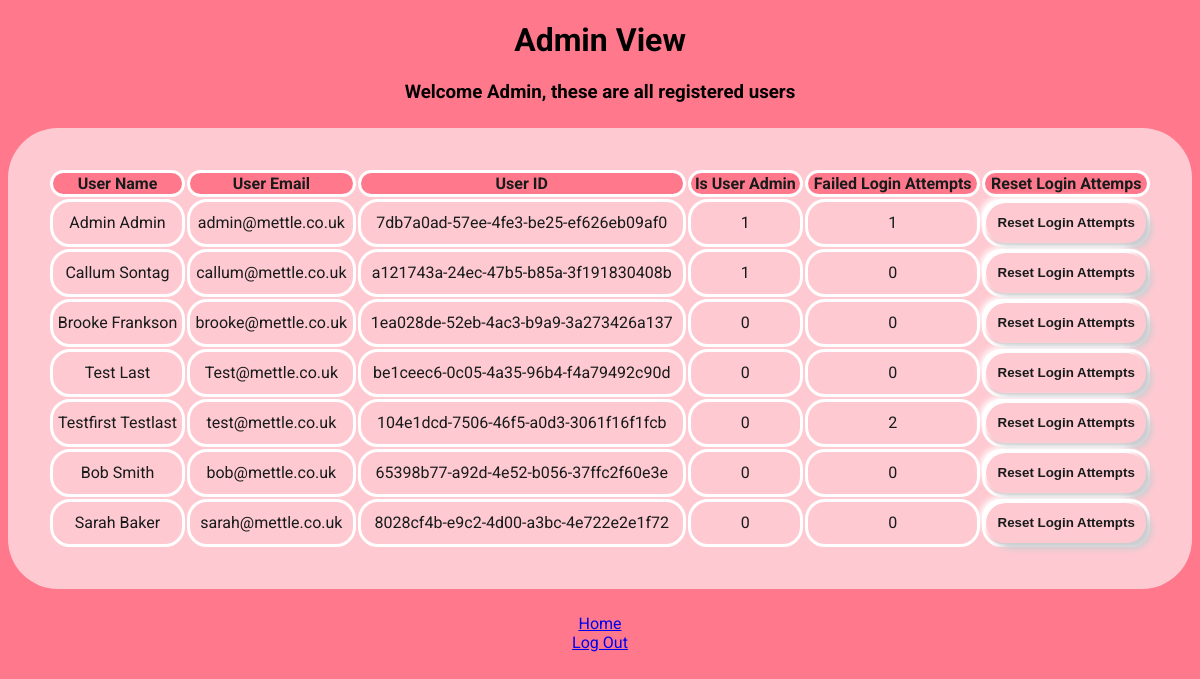
The page /admin_view/7db7a0ad-57ee-4fe3-be25-ef626eb09af0/ (signed in) on the database as committed earlier.
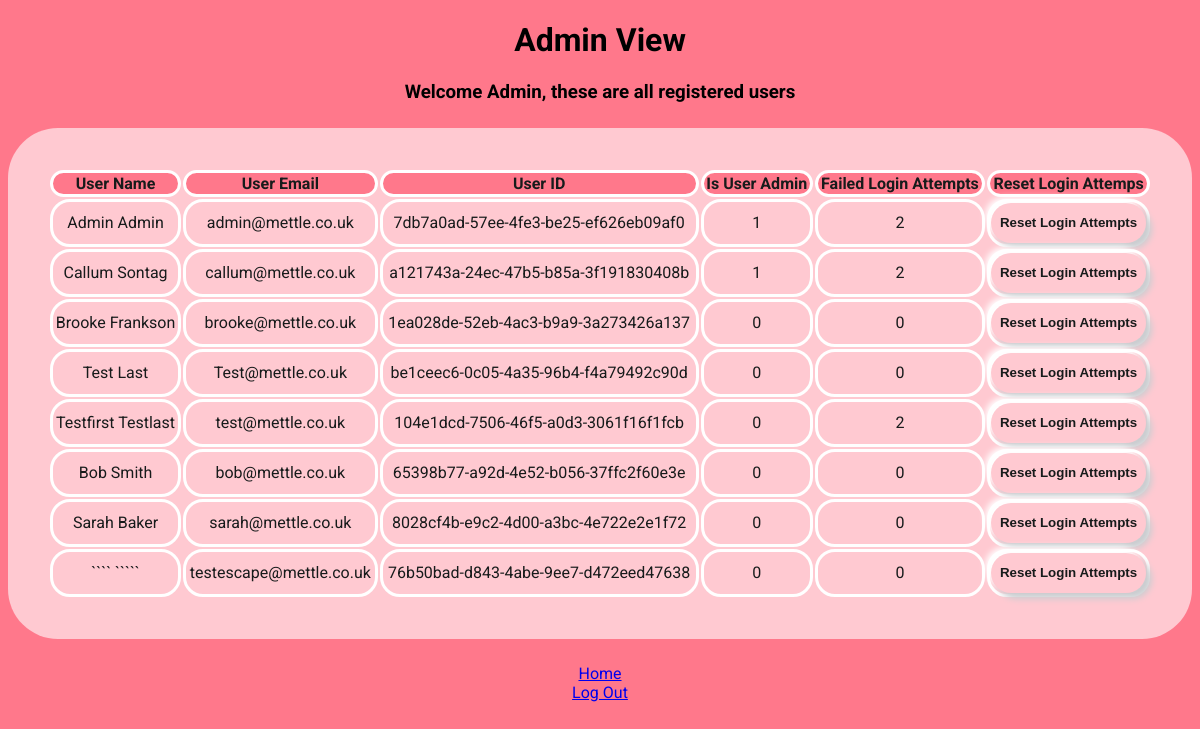
The same page on the database as committed later.
### app.py (models this page shows)
class User(UserMixin, db.Model):
    def get_id(self):
        return (self.user_id)
    user_id = db.Column(db.String(50), primary_key=True)
    email = db.Column(db.String(100), unique=True, nullable=False)
    first_name = db.Column(db.String(100))
    last_name = db.Column(db.String(100))
    password = db.Column(db.String(100), nullable=False)
    is_admin = db.Column(db.Integer, default=0)
    attempted_logins = db.Column(db.Integer, default=0)
    assets = db.relationship('Asset', backref='user', lazy=True)

### app.py (the view)
@app.route("/admin_view/<user_id>/", methods=["GET", "POST"])
@login_required
def admin_view(user_id):
    user = User.query.get(user_id)
    if user == current_user and current_user.is_admin:
        users = User.query.all()
        return render_template('admin_view.html', user=user, users=users)
    else:
        logger.error(
            'Attempted admin view access without permissions: %s', str(current_user))
        return "Access denied"

### app.py (called while the page is built)
@login_manager.user_loader
def load_user(user_id):
    return User.query.get((user_id))

### templates/admin_view.html (shortened to what this page needs)
<!DOCTYPE html>
<html>
<head>
    <link rel="stylesheet" href="/static/assets.css">
</head>
<body>
    <h1>Admin View</h1>
    <h3>Welcome {{ current_user.first_name }}, these are all registered users</h3>
    <table class="assets-table">
        <tr>
            <th>User Name</th>
            <th>User Email</th>
            <th>User ID</th>
            <th>Is User Admin</th>
            <th>Failed Login Attempts</th>
            <th>Reset Login Attemps</th>
        </tr>
        {% for user in users %}
        <tr>
            <td>{{ user.first_name }} {{ user.last_name }}</td>
            <td>{{ user.email }}</td>
            <td>{{ user.user_id }}</td>
            <td>{{ user.is_admin }}</td>
            <td>{{ user.attempted_logins }}</td>
            <td>
                <form method="POST" action="{{ url_for('reset_login', user_id=user.user_id) }}" class="resetLogin">
                    <button>Reset Login Attempts</button>
                </form>
            </td>
        </tr>
        {% endfor %}
    </table>
    <a href="{{ url_for('home') }}">Home</a>
    <br>
    <a href="{{ url_for('logout') }}" id="logoutButton">Log Out</a>
</body>
</html>

### static/assets.css (style rules this page uses)
body { background: #FF788B; text-align: center; justify-content: center; align-items:flex-start; font-family: roboto; }
table { background-color: #FFC9D1; width: 100%; margin: 25px auto; border-radius: 50px; padding: 40px; box-sizing: border-box; background: #FFC9D1; color: #171B1B; }
th { border: solid white; border-radius: 20px; background-color: #FF788B; }
td { border: solid white; border-radius: 20px; }
button { color: #171B1B; background: #FFC9D1; height: 40px; border-radius: 20px; cursor: pointer; font-weight: 900; box-shadow: 6px 6px 6px #cbced1, -6px -6px 6px white; transition: 0.5s; display: block; width: 100%; padding: 0; border: none; outline: none; box-sizing: border-box; }

Rows that differ between the two databases and show on the page:
changed User "Admin": attempted_logins "1" → "2"
changed User "Callum": attempted_logins "0" → "2"
added User: first_name "````", last_name "`````", email "testescape@mettle.co.uk", user_id "76b50bad-d843-4abe-9ee7-d472eed47638", is_admin "0", attempted_logins "0"
